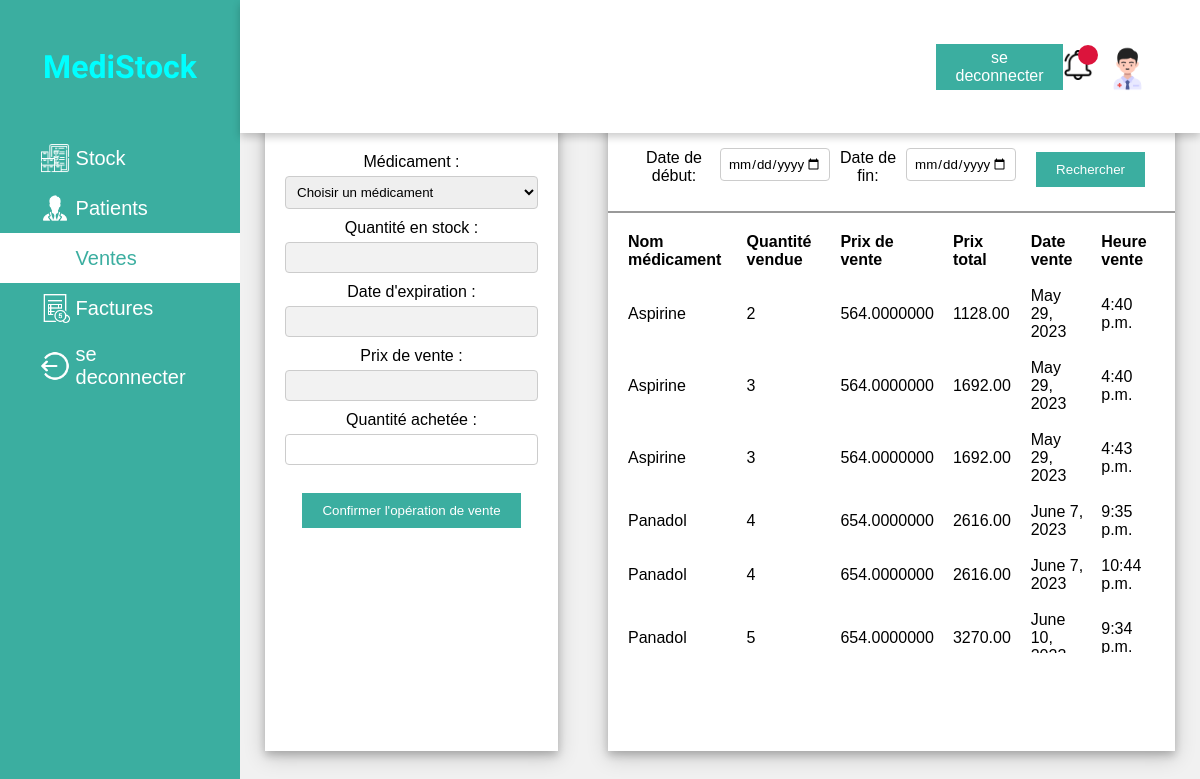
Page /vente/ajouter/ on the committed database.
### gventes/models.py (models this page shows)
class vente(models.Model):
    medicament = models.ForeignKey(medicament, on_delete=models.CASCADE)
    quantite_vendue = models.PositiveIntegerField()
    prix_total = models.DecimalField(max_digits=10, decimal_places=2)
    date_vente = models.DateField(auto_now_add=True)
    heure_vente = models.TimeField(auto_now_add=True)
    prix_rendu = models.DecimalField(max_digits=10, decimal_places=2)
    reste_a_payer = models.DecimalField(max_digits=10, decimal_places=2)

### gststock/models.py (models this page shows, shortened)
class medicament(models.Model):
    CodeBarre = models.DecimalField(max_digits=20,decimal_places=5)
    designation = models.CharField(max_length=50)
    categorie = models.CharField(max_length=100)
    forme = models.CharField(max_length=50,null=True,blank=True)
    DCI= models.CharField(max_length=50,null=True,blank=True)
    qte = models.IntegerField(null=True,blank=True)
    dosage = models.IntegerField(null=True,blank=True)
    prix_vente = models.DecimalField(max_digits=20,decimal_places=7,null=True,blank=True)
    stock_min = models.IntegerField(null=True,blank=True)
    prix_achat =models.DecimalField(max_digits=20,decimal_places=7,null=True,blank=True)
    date_permeotion = models.DateField()
    lieu_med = models.TextField(null=True,blank=True)

### gventes/views.py (the view, shortened to what this page needs)
# urls.py: path('vente/ajouter/', ajouter_vente, name='ajouter_vente'),
def ajouter_vente(request):
    ventes = vente.objects.all()  # Récupérer les ventes existantes
    medicaments = medicament.objects.all()
    return render(request, 'gventes/vente_form.html', {'medicaments': medicaments,'ventes': ventes})

### templates/gventes/vente_form.html (shortened to what this page needs)
{% load static%}
{% include 'parties/nav.html' %}
{% block content %}
<!DOCTYPE html>
<html lang="en">
<head>
</head>
<body>
<div class="container">
    <div class="content-2">
     <div class="recent-payments">
      <h2 class="titleform">Enregistrer une vente:</h2>
      <form method="post" action="{% url 'ajouter_vente' %}">
        <label for="medicament">Médicament :</label>
        <select name="medicament" id="medicament" onchange="updateFields()"required>
          <option value="">Choisir un médicament</option>
        </select>
        <label for="qte_en_stock">Quantité en stock :</label>
        <input type="text" id="qte_en_stock" readonly>
        <label for="date_expiration">Date d'expiration :</label>
        <input type="text" id="date_expiration" readonly>
        <label for="prix_vente">Prix de vente :</label>
        <input type="text" id="prix_vente" readonly >
        <label for="qte_achetee">Quantité achetée :</label>
        <input type="number" name="qte_achetee" id="qte_achetee"required>
        <br>
        <br>
        <button type="submit" onclick="ajouterMedicament()">Confirmer l'opération de vente</button>
      </form>
     </div>
     <div class="new-student">
    <div class="title">
        <h2>La liste de ventes:</h2>
        <form method="GET" action="{% url 'recherche_ventes' %}">
          <div style="display: flex; align-items: center;">
              <label for="date_debut" style="margin-right: 10px;">Date de début:</label>
              <input type="date" name="date_debut" required style="margin-right: 10px;width: 110px;">
              <label for="date_fin" style="margin-right: 10px;">Date de fin:</label>
              <input type="date" name="date_fin" required style="margin-right: 20px;width: 110px;">
              <button  type="submit">Rechercher</button>
          </div>
      </form>
      </div>
    <div class="table-container1">
    <table>
      <thead>
        <tr>
          <th>Nom médicament</th>
          <th>Quantité vendue</th>
          <th>Prix de vente</th>
          <th>Prix total</th>
          <th>Date vente</th>
          <th>Heure vente</th>
        </tr>
      </thead>
      <tbody>
        {% for vente in ventes %}
        <tr>
          <td>{{ vente.medicament.designation }}</td>
          <td>{{ vente.quantite_vendue }}</td>
          <td>{{vente.medicament.prix_vente}}</td>
          <td>{{ vente.prix_total }}</td>
          <td>{{ vente.date_vente }}</td>
          <td>{{ vente.heure_vente }}</td>
        </tr>
        {% endfor %}
      </tbody>
    </table>
     </div>
    </div>
    </div>
</div>
</body>
</html>
{% endblock content %}

### templates/parties/nav.html (shortened to what this page needs)
{% load static%}
<!DOCTYPE html>
<html lang="fr">
<head>
<link rel="stylesheet" href="https://cdnjs.cloudflare.com/ajax/libs/font-awesome/5.15.4/css/all.min.css">
</head>
<body>
 <div class="side-menu">
	<div class="brand-name">
	  <h1 id="nameapp">MediStock</h1>
	</div>
	<ul>
		<li><a href="{% url 'stock' %}"> <img  src="{% static 'image/stocks.png' %}" alt="">&nbsp;<span>Stock</span> </a> </li>
		<li><a href="{% url 'clients' %}"><img src="{% static 'image/client.png' %}" alt="">&nbsp;<span>Patients</span></a></li>
		<li><a href="{% url 'ajouter_vente' %}"><img src="{% static 'image/vente.png' %}"  alt="notfound">&nbsp;<span>Ventes</span></a></li>
		<li><a href="{% url 'creer_facture' %}"><img src="{% static 'image/facture.png' %}" alt="">&nbsp;<span>Factures</span></a></li>
		<li><a href="{%  url 'logout' %}"><img src="{% static 'image/logout.png' %}" alt="">&nbsp;<span>se deconnecter</span></a></li>
	</ul>
 </div>
 <div class="container1">
	<div class="header1">
		<div class="nav1">
			<div class="user">
				<a href="{%  url 'logout' %}"class="btn">
				   <span> se deconnecter</span>
				</a>
				<div class="notification-icon" id="notification-icon">
					<img id="notification-icon" src="{% static 'image/notification.png' %}" width="30px" height="30px" alt="Notifications">
					<span class="notification-badge" id="notification-badge" ></span>
				  </div>
				<div class="img-case">
					<img src="{% static 'image/pharmacist.png' %}" alt="">
				</div>
			</div>
		</div>
	</div>
 </div>
</body>
</html>

### templates/parties/nav.html (style rules this page uses)
* { padding: 0; margin: 0; box-sizing: border-box; font-family: 'Poppins',sans-serif; }
body { min-height: 100vh; }
a { text-decoration: none; }
li { list-style: none; }
.side-menu { position: fixed; background: #3baea0; width: 20vw; min-height: 100vh; display: flex; flex-direction: column; }
h1,h2 { color: #444; }
.side-menu .brand-name { height: 10vh; display: flex; align-items: center; justify-content: center; }
.side-menu li a { font-size: 20px; padding: 10px 40px; color: white; display: flex; align-items: center; text-decoration: none; }
.side-menu li a.active { background: white; color: #3baea0; }
.container1 { position: absolute; right: 0; width: 80vw; height: 100vh; background: #f1f1f1; }
.container1 .header1 { position: fixed; top: 0; right: 0; width: 80vw; height: 10vh; background: white; display: flex; align-items: center; justify-content: center; box-shadow: 0 4px 8px 0 rgba(0,0,0,0.2); z-index: 1; }
.container1 .header1 .nav1 { width: 90%; display: flex; align-items: center; }
.container1 .header1 .nav1 .user { flex: 1; display: flex; justify-content: space-between; align-items: center; }
.container1 .header1 .nav1 .user .img-case { position: relative; width: 50px; height: 50px; }
.container1 .header1 .nav1 .user .img-case img { position: absolute; top: 0; left: 0; width: 100%; }
.btn { background-color: #3baea0; color: white; padding: 5px 10px; text-align: center; }
.side-menu li img { width: 30px;height: 30px; }
#nameapp { font-family: 'Satisfy', cursive; color: aqua; font-weight: bold; }
.notification-icon { position: relative; display: inline-block; margin-right: 10px; }
.notification-badge { position: absolute; top: -5px; right: -5px; width: 20px; height: 20px; background-color:crimson; border-radius: 50%; color: #fff; font-size: 14px; font-weight: bold; text-align: center; line-height: 20px; }

### templates/gventes/vente_form.html (style rules this page uses)
* { padding: 0; margin: 0; box-sizing: border-box; font-family: 'Poppins',sans-serif; }
body { min-height: 100vh; }
a { text-decoration: none; }
.container { position: absolute; right: 0; width: 80vw; height: 100vh; background: #f1f1f1; }
.btn { background-color: #3baea0; color: white; padding: 5px 10px; text-align: center; }
.container .content-2 { min-height: 60vh; display: flex; justify-content: space-around; align-items: flex-start; flex-wrap: wrap; margin-top: 85px; }
.container .content-2 .recent-payments { flex: 3; background: white; min-height: 50vh; margin: 0 25px; box-shadow: 0 4px 8px 0 rgba(0,0,0,0.2),0 6px 20px 0 rgba(0,0,0,0.19); display: flex; flex-direction: column; height: 500px; }
.container .content-2 .new-student { min-height: 50vh; flex: 6; background: white; margin: 0 25px 25px 25px; box-shadow: 0 4px 8px 0 rgba(0,0,0,0.2),0 6px 20px 0 rgba(0,0,0,0.19); display: flex; flex-direction: column; height: 500px; }
.title { justify-content: space-around; padding: 15px 10px 0px ; border-bottom: 2px solid #999; }
table { padding: 10px; }
th,td { text-align: left; padding: 8px; }
form { padding: 20px; }
label { display: block; margin-bottom: 5px; font-size: 16px; font-size: medium; }
select, input[type="text"], input[type="number"],input[type="date"], textarea { width: 253px; margin-bottom: 10px; padding: 7px; border: 1px solid #ccc; border-radius: 4px; }
button[type="submit"] { padding: 10px 20px; background-color: #3baea0; color: white; border: none; cursor: pointer; }
#prix_vente, #date_expiration, #qte_en_stock { background-color: #f2f2f2; cursor: not-allowed; }
form { text-align: center; }
.titleform { color: #3baea0; padding: 20px 0 0 20px; }
option { font-size: 18px; }
.table-container1 { height: 440px; overflow: auto; }

### rows in the picture
vente: medicament.designation "Aspirine", quantite_vendue "2", medicament.prix_vente "564.0000000", prix_total "1128.00", date_vente "May 29, 2023", heure_vente "4:40 p.m."
vente: medicament.designation "Aspirine", quantite_vendue "3", medicament.prix_vente "564.0000000", prix_total "1692.00", date_vente "May 29, 2023", heure_vente "4:40 p.m."
vente: medicament.designation "Aspirine", quantite_vendue "3", medicament.prix_vente "564.0000000", prix_total "1692.00", date_vente "May 29, 2023", heure_vente "4:43 p.m."
vente: medicament.designation "Panadol", quantite_vendue "4", medicament.prix_vente "654.0000000", prix_total "2616.00", date_vente "June 7, 2023", heure_vente "9:35 p.m."
vente: medicament.designation "Panadol", quantite_vendue "4", medicament.prix_vente "654.0000000", prix_total "2616.00", date_vente "June 7, 2023", heure_vente "10:44 p.m."
vente: medicament.designation "Panadol", quantite_vendue "5", medicament.prix_vente "654.0000000", prix_total "3270.00", date_vente "June 10,…", heure_vente "9:34 p.m."
